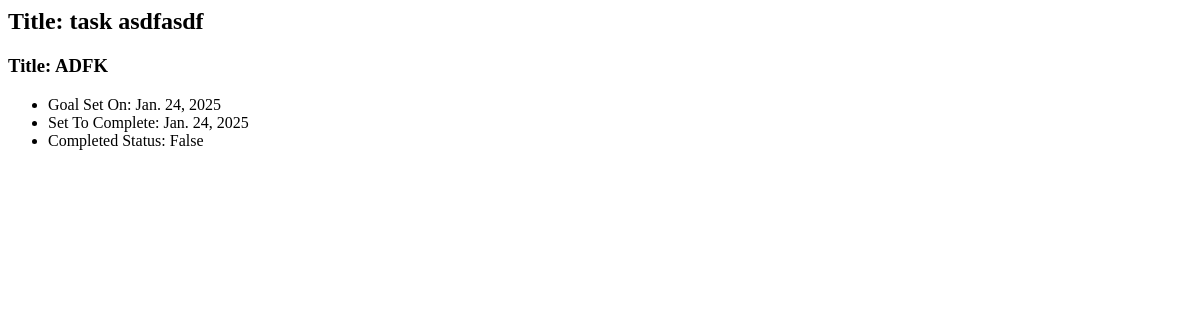
The app's page /1/, older data.
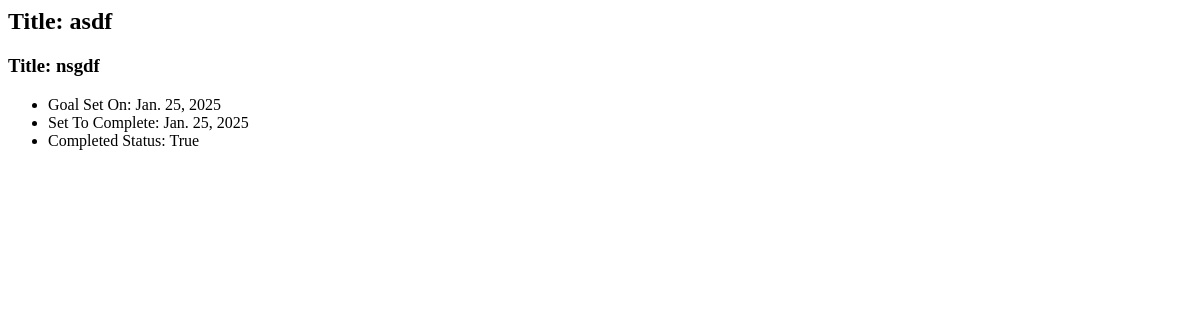
The same page, newer data.
### app/models.py (models this page shows)
class Todo(models.Model):
    user = models.ForeignKey('auth.User', on_delete=models.CASCADE, verbose_name="Todo of")
    task = models.CharField(max_length=50)
    description = models.TextField(max_length=1024, verbose_name="Description")
    goal_set_date = models.DateField()
    set_to_complete = models.DateField()
    is_completed = models.BooleanField()

### app/views.py (the view)
# urls.py: path('<int:pk>/', DetailView.as_view()),
class DetailView(View):
    template_name = "app/details.html"
    model = Todo
    def get(self, request, pk, *args, **kwargs):
        todo = self.model.objects.get(pk=pk)
        return render(request, self.template_name, context={'todo': todo})

### app/templates/app/details.html
<h2>Title: {{ todo.task }}</h2>
<h3>Title: {{ todo.description }}</h3>
<ul class="todo">
    <li>Goal Set On: {{ todo.goal_set_date }}</li>
    <li>Set To Complete: {{ todo.set_to_complete }}</li>
    <li>Completed Status: {{ todo.is_completed }}</li>
</ul>

Row changes from the older to the newer data that the page shows:
changed Todo: task "task asdfasdf" → "asdf"; description "ADFK" → "nsgdf"; goal_set_date "Jan. 24, 2025" → "Jan. 25, 2025"; set_to_complete "Jan. 24, 2025" → "Jan. 25, 2025"; is_completed "False" → "True"
